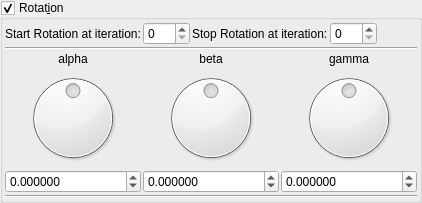
    <widget class="MyGroupBox" name="groupCheck_transf_function_enabledR_false">
     <property name="toolTip">
      <string/>
     </property>
     <property name="title">
      <string>Rotat&amp;ion</string>
     </property>
     <property name="checkable">
      <bool>true</bool>
     </property>
     <layout class="QVBoxLayout" name="verticalLayout_31" stretch="0,0,0">
      <property name="spacing">
       <number>2</number>
      </property>
      <property name="leftMargin">
       <number>2</number>
      </property>
      <property name="topMargin">
       <number>2</number>
      </property>
      <property name="rightMargin">
       <number>2</number>
      </property>
      <property name="bottomMargin">
       <number>2</number>
      </property>
      <item>
       <layout class="QGridLayout" name="gridLayout_67">
        <property name="spacing">
         <number>2</number>
        </property>
        <item row="1" column="0">
         <layout class="QGridLayout" name="gridLayout_66">
          <property name="spacing">
           <number>2</number>
          </property>
          <item row="0" column="3">
           <widget class="MySpinBox" name="spinboxInt_transf_stop_iterations_R">
            <property name="sizePolicy">
             <sizepolicy hsizetype="Minimum" vsizetype="Maximum">
              <horstretch>0</horstretch>
              <verstretch>0</verstretch>
             </sizepolicy>
            </property>
            <property name="maximum">
             <number>250</number>
            </property>
           </widget>
          </item>
          <item row="0" column="2">
           <widget class="QLabel" name="label_248">
            <property name="text">
             <string>Stop Rotation at iteration:</string>
            </property>
           </widget>
          </item>
          <item row="0" column="0">
           <widget class="QLabel" name="label_249">
            <property name="text">
             <string>Start Rotation at iteration:</string>
            </property>
           </widget>
          </item>
          <item row="0" column="1">
           <widget class="MySpinBox" name="spinboxInt_transf_start_iterations_R">
            <property name="sizePolicy">
             <sizepolicy hsizetype="Minimum" vsizetype="Maximum">
              <horstretch>0</horstretch>
              <verstretch>0</verstretch>
             </sizepolicy>
            </property>
            <property name="maximum">
             <number>250</number>
            </property>
           </widget>
          </item>
          <item row="0" column="5">
           <spacer name="horizontalSpacer_36">
            <property name="orientation">
             <enum>Qt::Horizontal</enum>
            </property>
            <property name="sizeHint" stdset="0">
             <size>
              <width>40</width>
              <height>20</height>
             </size>
            </property>
           </spacer>
          </item>
         </layout>
        </item>
       </layout>
      </item>
      <item>
       <layout class="QGridLayout" name="gridLayout_10">
        <property name="spacing">
         <number>2</number>
        </property>
        <item row="2" column="2">
         <widget class="QLabel" name="label_36">
          <property name="text">
           <string notr="true">gamma</string>
          </property>
          <property name="alignment">
           <set>Qt::AlignCenter</set>
          </property>
         </widget>
        </item>
        <item row="2" column="1">
         <widget class="QLabel" name="label_34">
          <property name="text">
           <string notr="true">beta</string>
          </property>
          <property name="alignment">
           <set>Qt::AlignCenter</set>
          </property>
         </widget>
        </item>
        <item row="2" column="0">
         <widget class="QLabel" name="label_35">
          <property name="text">
           <string notr="true">alpha</string>
          </property>
          <property name="alignment">
           <set>Qt::AlignCenter</set>
          </property>
         </widget>
        </item>
        <item row="3" column="1">
         <widget class="QDial" name="dial3_transf_rotation_y">
          <property name="minimum">
           <number>-18000</number>
          </property>
          <property name="maximum">
           <number>18000</number>
          </property>
          <property name="wrapping">
           <bool>true</bool>
          </property>
         </widget>
        </item>
        <item row="3" column="2">
         <widget class="QDial" name="dial3_transf_rotation_z">
          <property name="minimum">
           <number>-18000</number>
          </property>
          <property name="maximum">
           <number>18000</number>
          </property>
          <property name="wrapping">
           <bool>true</bool>
          </property>
         </widget>
        </item>
        <item row="4" column="0">
         <widget class="MyDoubleSpinBox" name="spinboxd3_transf_rotation_x">
          <property name="sizePolicy">
           <sizepolicy hsizetype="Minimum" vsizetype="Maximum">
            <horstretch>0</horstretch>
            <verstretch>0</verstretch>
           </sizepolicy>
          </property>
          <property name="prefix">
           <string/>
          </property>
          <property name="suffix">
           <string/>
          </property>
          <property name="decimals">
           <number>6</number>
          </property>
          <property name="minimum">
           <double>-180.000000000000000</double>
          </property>
          <property name="maximum">
           <double>180.000000000000000</double>
          </property>
          <property name="singleStep">
           <double>1.000000000000000</double>
          </property>
         </widget>
        </item>
        <item row="3" column="0">
         <widget class="QDial" name="dial3_transf_rotation_x">
          <property name="minimum">
           <number>-18000</number>
          </property>
          <property name="maximum">
           <number>18000</number>
          </property>
          <property name="wrapping">
           <bool>true</bool>
          </property>
         </widget>
        </item>
        <item row="4" column="2">
         <widget class="MyDoubleSpinBox" name="spinboxd3_transf_rotation_z">
          <property name="sizePolicy">
           <sizepolicy hsizetype="Minimum" vsizetype="Maximum">
            <horstretch>0</horstretch>
            <verstretch>0</verstretch>
           </sizepolicy>
          </property>
          <property name="prefix">
           <string/>
          </property>
          <property name="suffix">
           <string/>
          </property>
          <property name="decimals">
           <number>6</number>
          </property>
          <property name="minimum">
           <double>-180.000000000000000</double>
          </property>
          <property name="maximum">
           <double>180.000000000000000</double>
          </property>
          <property name="singleStep">
           <double>1.000000000000000</double>
          </property>
         </widget>
        </item>
        <item row="4" column="1">
         <widget class="MyDoubleSpinBox" name="spinboxd3_transf_rotation_y">
          <property name="sizePolicy">
           <sizepolicy hsizetype="Minimum" vsizetype="Maximum">
            <horstretch>0</horstretch>
            <verstretch>0</verstretch>
           </sizepolicy>
          </property>
          <property name="prefix">
           <string/>
          </property>
          <property name="suffix">
           <string/>
          </property>
          <property name="decimals">
           <number>6</number>
          </property>
          <property name="minimum">
           <double>-180.000000000000000</double>
          </property>
          <property name="maximum">
           <double>180.000000000000000</double>
          </property>
          <property name="singleStep">
           <double>1.000000000000000</double>
          </property>
         </widget>
        </item>
        <item row="0" column="0" colspan="3">
         <widget class="Line" name="line">
          <property name="orientation">
           <enum>Qt::Horizontal</enum>
          </property>
         </widget>
        </item>
       </layout>
      </item>
      <item>
       <widget class="Line" name="line_60">
        <property name="orientation">
         <enum>Qt::Horizontal</enum>
        </property>
       </widget>
      </item>
     </layout>
    </widget>
